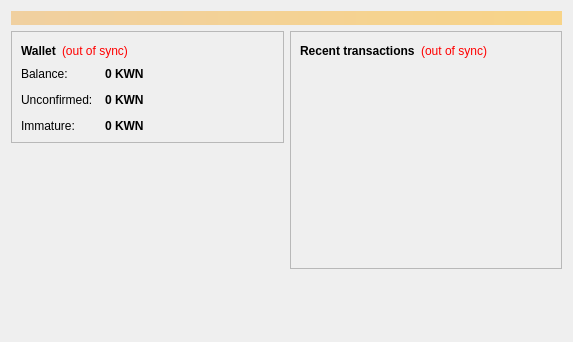
<?xml version="1.0" encoding="UTF-8"?>
<ui version="4.0">
 <class>OverviewPage</class>
 <widget class="QWidget" name="OverviewPage">
  <property name="geometry">
   <rect>
    <x>0</x>
    <y>0</y>
    <width>573</width>
    <height>342</height>
   </rect>
  </property>
  <property name="windowTitle">
   <string>Form</string>
  </property>
  <layout class="QVBoxLayout" name="topLayout">
   <item>
    <widget class="QLabel" name="labelAlerts">
     <property name="visible">
      <bool>false</bool>
     </property>
     <property name="styleSheet">
      <string notr="true">background-color: qlineargradient(x1: 0, y1: 0, x2: 1, y2: 0, stop:0 #F0D0A0, stop:1 #F8D488); color:#000000;</string>
     </property>
     <property name="wordWrap">
      <bool>true</bool>
     </property>
     <property name="margin">
      <number>3</number>
     </property>
    </widget>
   </item>
   <item>
    <layout class="QHBoxLayout" name="horizontalLayout" stretch="1,1">
     <item>
      <layout class="QVBoxLayout" name="verticalLayout_2">
       <item>
        <widget class="QFrame" name="frame">
         <property name="frameShape">
          <enum>QFrame::StyledPanel</enum>
         </property>
         <property name="frameShadow">
          <enum>QFrame::Raised</enum>
         </property>
         <layout class="QVBoxLayout" name="verticalLayout_4">
          <item>
           <layout class="QHBoxLayout" name="horizontalLayout_4">
            <item>
             <widget class="QLabel" name="label_5">
              <property name="font">
               <font>
                <weight>75</weight>
                <bold>true</bold>
               </font>
              </property>
              <property name="text">
               <string>Wallet</string>
              </property>
             </widget>
            </item>
            <item>
             <widget class="QLabel" name="labelWalletStatus">
              <property name="toolTip">
               <string>The displayed information may be out of date. Your wallet automatically synchronizes with the Krown network after a connection is established, but this process has not completed yet.</string>
              </property>
              <property name="styleSheet">
               <string notr="true">QLabel { color: red; }</string>
              </property>
              <property name="text">
               <string notr="true">(out of sync)</string>
              </property>
              <property name="alignment">
               <set>Qt::AlignLeading|Qt::AlignLeft|Qt::AlignVCenter</set>
              </property>
             </widget>
            </item>
            <item>
             <spacer name="horizontalSpacer_2">
              <property name="orientation">
               <enum>Qt::Horizontal</enum>
              </property>
              <property name="sizeHint" stdset="0">
               <size>
                <width>40</width>
                <height>20</height>
               </size>
              </property>
             </spacer>
            </item>
           </layout>
          </item>
          <item>
           <layout class="QFormLayout" name="formLayout_2">
            <property name="fieldGrowthPolicy">
             <enum>QFormLayout::AllNonFixedFieldsGrow</enum>
            </property>
            <property name="horizontalSpacing">
             <number>12</number>
            </property>
            <property name="verticalSpacing">
             <number>12</number>
            </property>
            <item row="0" column="0">
             <widget class="QLabel" name="label">
              <property name="text">
               <string>Balance:</string>
              </property>
             </widget>
            </item>
            <item row="0" column="1">
             <widget class="QLabel" name="labelBalance">
              <property name="font">
               <font>
                <weight>75</weight>
                <bold>true</bold>
               </font>
              </property>
              <property name="cursor">
               <cursorShape>IBeamCursor</cursorShape>
              </property>
              <property name="toolTip">
               <string>Your current balance</string>
              </property>
              <property name="text">
               <string notr="true">0 KWN</string>
              </property>
              <property name="textInteractionFlags">
               <set>Qt::LinksAccessibleByMouse|Qt::TextSelectableByKeyboard|Qt::TextSelectableByMouse</set>
              </property>
             </widget>
            </item>
            <item row="1" column="0">
             <widget class="QLabel" name="label_3">
              <property name="text">
               <string>Unconfirmed:</string>
              </property>
             </widget>
            </item>
            <item row="1" column="1">
             <widget class="QLabel" name="labelUnconfirmed">
              <property name="font">
               <font>
                <weight>75</weight>
                <bold>true</bold>
               </font>
              </property>
              <property name="cursor">
               <cursorShape>IBeamCursor</cursorShape>
              </property>
              <property name="toolTip">
               <string>Total of transactions that have yet to be confirmed, and do not yet count toward the current balance</string>
              </property>
              <property name="text">
               <string notr="true">0 KWN</string>
              </property>
              <property name="textInteractionFlags">
               <set>Qt::LinksAccessibleByMouse|Qt::TextSelectableByKeyboard|Qt::TextSelectableByMouse</set>
              </property>
             </widget>
            </item>
            <item row="2" column="0">
             <widget class="QLabel" name="labelImmatureText">
              <property name="text">
               <string>Immature:</string>
              </property>
             </widget>
            </item>
            <item row="2" column="1">
             <widget class="QLabel" name="labelImmature">
              <property name="font">
               <font>
                <weight>75</weight>
                <bold>true</bold>
               </font>
              </property>
              <property name="toolTip">
               <string>Mined balance that has not yet matured</string>
              </property>
              <property name="text">
               <string notr="true">0 KWN</string>
              </property>
              <property name="textInteractionFlags">
               <set>Qt::LinksAccessibleByMouse|Qt::TextSelectableByKeyboard|Qt::TextSelectableByMouse</set>
              </property>
             </widget>
            </item>
           </layout>
          </item>
         </layout>
        </widget>
       </item>
       <item>
        <spacer name="verticalSpacer">
         <property name="orientation">
          <enum>Qt::Vertical</enum>
         </property>
         <property name="sizeHint" stdset="0">
          <size>
           <width>20</width>
           <height>40</height>
          </size>
         </property>
        </spacer>
       </item>
      </layout>
     </item>
     <item>
      <layout class="QVBoxLayout" name="verticalLayout_3">
       <item>
        <widget class="QFrame" name="frame_2">
         <property name="frameShape">
          <enum>QFrame::StyledPanel</enum>
         </property>
         <property name="frameShadow">
          <enum>QFrame::Raised</enum>
         </property>
         <layout class="QVBoxLayout" name="verticalLayout">
          <item>
           <layout class="QHBoxLayout" name="horizontalLayout_2">
            <item>
             <widget class="QLabel" name="label_4">
              <property name="text">
               <string>&lt;b&gt;Recent transactions&lt;/b&gt;</string>
              </property>
             </widget>
            </item>
            <item>
             <widget class="QLabel" name="labelTransactionsStatus">
              <property name="toolTip">
               <string>The displayed information may be out of date. Your wallet automatically synchronizes with the Krown network after a connection is established, but this process has not completed yet.</string>
              </property>
              <property name="styleSheet">
               <string notr="true">QLabel { color: red; }</string>
              </property>
              <property name="text">
               <string notr="true">(out of sync)</string>
              </property>
              <property name="alignment">
               <set>Qt::AlignRight|Qt::AlignTrailing|Qt::AlignVCenter</set>
              </property>
             </widget>
            </item>
            <item>
             <spacer name="horizontalSpacer">
              <property name="orientation">
               <enum>Qt::Horizontal</enum>
              </property>
              <property name="sizeHint" stdset="0">
               <size>
                <width>40</width>
                <height>20</height>
               </size>
              </property>
             </spacer>
            </item>
           </layout>
          </item>
          <item>
           <widget class="QListView" name="listTransactions">
            <property name="styleSheet">
             <string notr="true">QListView { background: transparent; }</string>
            </property>
            <property name="frameShape">
             <enum>QFrame::NoFrame</enum>
            </property>
            <property name="verticalScrollBarPolicy">
             <enum>Qt::ScrollBarAlwaysOff</enum>
            </property>
            <property name="horizontalScrollBarPolicy">
             <enum>Qt::ScrollBarAlwaysOff</enum>
            </property>
            <property name="selectionMode">
             <enum>QAbstractItemView::NoSelection</enum>
            </property>
           </widget>
          </item>
         </layout>
        </widget>
       </item>
       <item>
        <spacer name="verticalSpacer_2">
         <property name="orientation">
          <enum>Qt::Vertical</enum>
         </property>
         <property name="sizeHint" stdset="0">
          <size>
           <width>20</width>
           <height>40</height>
          </size>
         </property>
        </spacer>
       </item>
      </layout>
     </item>
    </layout>
   </item>
  </layout>
 </widget>
 <resources/>
 <connections/>
</ui>
